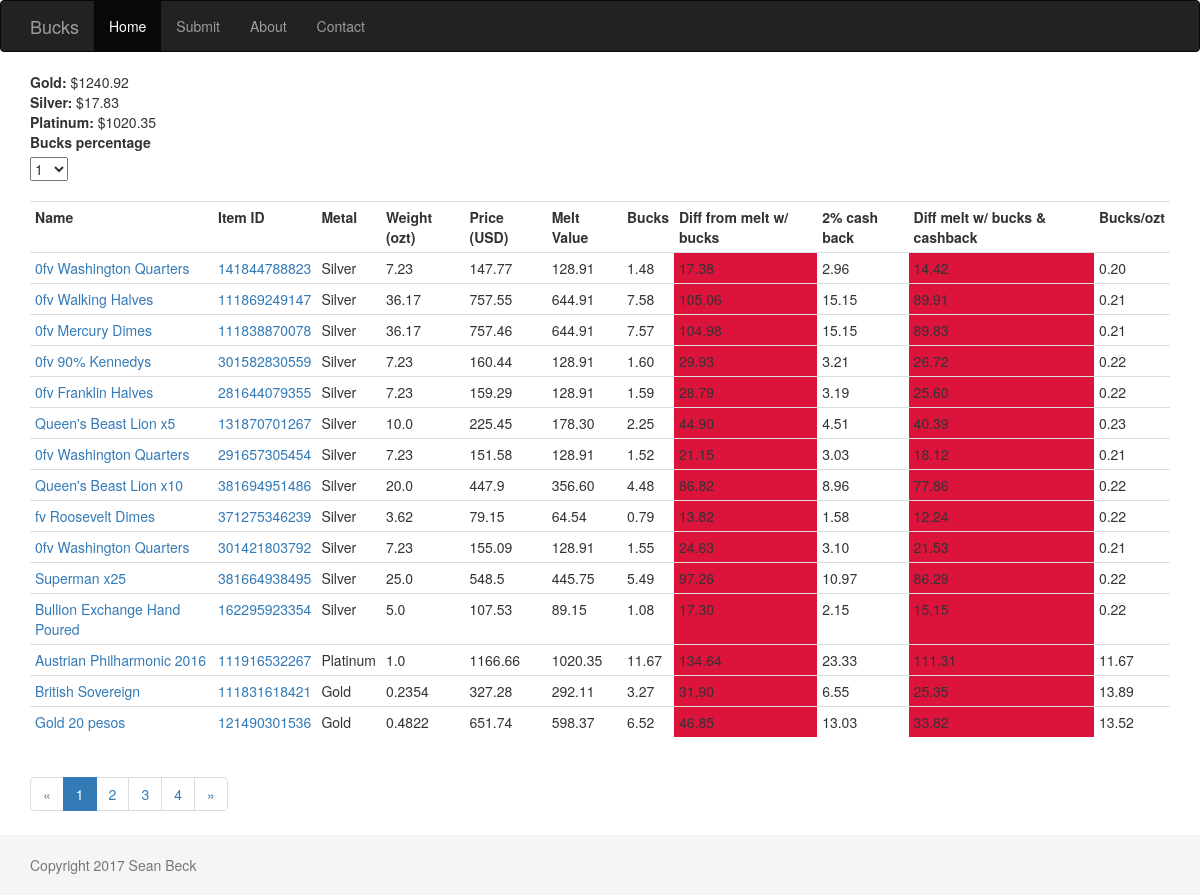
The page / on the database its author committed.
### deals/models.py (models this page shows, shortened)
class Spot(db.Model):
    id = db.Column(db.Integer, primary_key=True)
    name = db.Column(db.String(10), unique=True)
    value = db.Column(db.Float)

class Item(db.Model):
    id = db.Column(db.Integer, primary_key=True)
    ebay_id = db.Column(db.Integer, unique=True)
    name = db.Column(db.String)
    price = db.Column(db.Float)
    weight = db.Column(db.Float)
    metal = db.Column(db.String)
    picture = db.Column(db.LargeBinary)
    reported = db.Column(db.Boolean, default=False)

### deals/views.py (the view)
@deals_blueprint.route('/')
@deals_blueprint.route('/<int:page>')
def index(page=1):
    select = PercentForm()
    spots = Spot.query.all()
    items = Item.query.order_by(Item.metal.desc()).paginate(page, current_app.config['PAGINATION'], True)
    return render_template('index.html', items_pagination=items, spots=spots, select=select)

### deals/forms.py
class PercentForm(FlaskForm):
    percentage = SelectField('Bucks percentage', choices=[('1', '1'), ('2', '2'),
                                                          ('4', '4'), ('6', '6'),
                                                          ('8', '8'), ('10', '10')], id='bucks-percent')

### deals/templates/index.html (shortened to what this page needs)
{% extends "base.html" %}
{% from "bootstrap/pagination.html" import render_pagination %}
{% block page_content %}
{% for spot in spots %}
<b>{{ spot.name|capitalize }}:</b> ${{ spot.value }}<br>
{% endfor %}
{{ select.percentage.label }}<br>{{ select.percentage(onchange='percentage_changed()') }}<br><br>
<table class="table table-hover table-condensed table-responsive">
    <tr>
        <th>Name</th>
        <th>Item ID</th>
        <th>Metal</th>
        <th>Weight (ozt)</th>
        <th>Price (USD)</th>
        <th>Melt Value</th>
        <th>Bucks</th>
        <th>Diff from melt w/ bucks</th>
        <th>2% cash back</th>
        <th>Diff melt w/ bucks & cashback</th>
        <th>Bucks/ozt</th>
    </tr>
    {% for item in items_pagination.items %}
    <tr class="item">
        <td class="name"><a href="{{ url_for('deals.item', item_id=item.id) }}">{{ item.name }}</a></td>
        <td class="item_id"><a href="https://www.ebay.com/itm/{{ item.ebay_id }}">{{ item.ebay_id }}</a></td>
        <td class="metal">{{ item.metal|capitalize }}</td>
        <td class="weight">{{ item.weight }}</td>
        <td class="price">{{ item.price }}</td>
        <td class="melt"></td>
        <td class="bucks"></td>
        <td class="melt_diff"></td>
        <td class="cashback"></td>
        <td class="melt_diff_cash"></td>
        <td class="bucks_per"></td>
    </tr>
    {% endfor %}
</table>
{{ render_pagination(items_pagination) }}
{% endblock %}

### deals/templates/base.html (shortened to what this page needs)
<!DOCTYPE html>
{% extends "bootstrap/base.html" %}
{% import "bootstrap/utils.html" as utils %}
    {% block styles %}
    {{ super() }}
    <link rel="stylesheet" type="text/css" href="{{ url_for('static', filename='css/style.css') }}">
    {% endblock %}
    {% set active_page = active_page|default('index') -%}
    {% set navigation_bar = [
        (url_for('deals.index'), 'index', 'Home'),
        (url_for('deals.submit'), 'submit', 'Submit'),
        (url_for('deals.about'), 'about', 'About'),
        (url_for('deals.contact'), 'contact', 'Contact')
      ]
    %}
    {% block navbar %}
    <div class="navbar navbar-inverse" role="navigation">
        <div class="container">
            <div class="navbar-header">
                <a class="navbar-brand" href="/">Bucks</a>
            </div>
            <ul id="navigation" class="nav navbar-nav">
            {% for href, id, caption in navigation_bar %}
                <li {% if id == active_page %}class="active"{% endif %}><a href="{{ href|e }}">{{ caption|e }}</a></li>
            {% endfor %}
            </ul>
        </div>
    </div>
    {% endblock %}
{% block content %}
<div class="container">
{% block page_content %}
{% endblock %}
</div>
<footer class="footer">
    <div class="container">
        <p class="text-muted">Copyright 2017 Sean Beck
    </div>
</footer>
{% endblock %}

### deals/static/css/style.css (style rules this page uses)
.footer { position: absolute; bottom: 0; width: 100%; height: 60px; background-color: #f5f5f5; }
html { position: relative; min-height: 100%; }
body { margin-bottom: 60px; }
.container .text-muted { margin: 20px 0; }

### rows shown on the page
Spot: name "Gold", value "1240.92"
Spot: name "Silver", value "17.83"
Spot: name "Platinum", value "1020.35"
Item: name "0fv Washington Quarters", ebay_id "141844788823", metal "Silver", weight "7.23", price "147.77"
Item: name "0fv Walking Halves", ebay_id "111869249147", metal "Silver", weight "36.17", price "757.55"
Item: name "0fv Mercury Dimes", ebay_id "111838870078", metal "Silver", weight "36.17", price "757.46"
Item: name "0fv 90% Kennedys", ebay_id "301582830559", metal "Silver", weight "7.23", price "160.44"
Item: name "0fv Franklin Halves", ebay_id "281644079355", metal "Silver", weight "7.23", price "159.29"
Item: name "Queen's Beast Lion x5", ebay_id "131870701267", metal "Silver", weight "10.0", price "225.45"
Item: name "0fv Washington Quarters", ebay_id "291657305454", metal "Silver", weight "7.23", price "151.58"
Item: name "Queen's Beast Lion x10", ebay_id "381694951486", metal "Silver", weight "20.0", price "447.9"
Item: name "fv Roosevelt Dimes", ebay_id "371275346239", metal "Silver", weight "3.62", price "79.15"
Item: name "0fv Washington Quarters", ebay_id "301421803792", metal "Silver", weight "7.23", price "155.09"
Item: name "Superman x25", ebay_id "381664938495", metal "Silver", weight "25.0", price "548.5"
Item: name "Bullion Exchange Hand Poured", ebay_id "162295923354", metal "Silver", weight "5.0", price "107.53"
Item: name "Austrian Philharmonic 2016", ebay_id "111916532267", metal "Platinum", weight "1.0", price "1166.66"
Item: name "British Sovereign", ebay_id "111831618421", metal "Gold", weight "0.2354", price "327.28"
Item: name "Gold 20 pesos", ebay_id "121490301536", metal "Gold", weight "0.4822", price "651.74"

### other values the page prints
{{ caption|e }} "Home" "Submit" "About" "Contact"
{{ select.percentage.label }} "Bucks percentage"
{{ render_pagination(items_pagination) }} "« 1 2 3 4 »"
